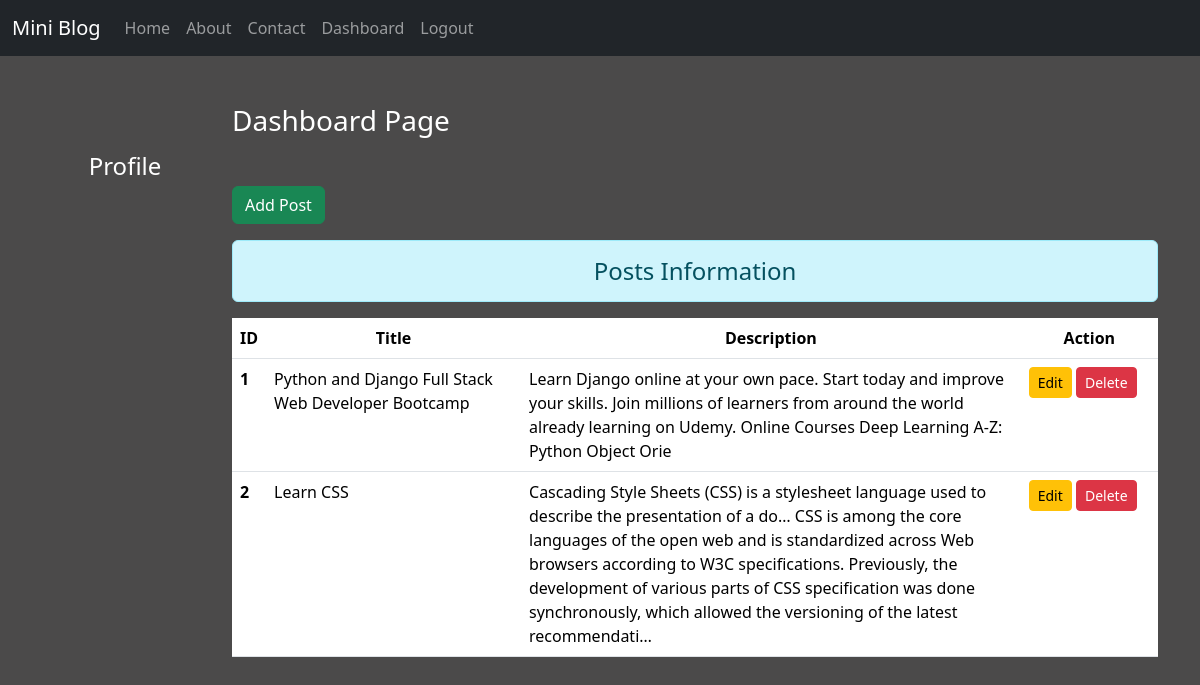
The page /dashboard/ (signed in) on the database its author committed.
### blog/models.py (models this page shows)
class Post(models.Model):
    title=models.CharField(max_length=200)
    desc=models.TextField()

### blog/views.py (the view)
# urls.py: path('dashboard/', views.dashboard, name="dashboard"),
def dashboard(request):
    if request.user.is_authenticated:
        posts=Post.objects.all()
        user = request.user
        full_name=user.get_full_name()
        gps=user.groups.all()
        return render(request, 'blog/dashboard.html',{'posts':posts,'full_name':full_name,'groups':gps})
    else:
        return HttpResponseRedirect('/login/')

### blog/templates/blog/dashboard.html (shortened to what this page needs)
{% extends "blog/base.html" %}
{% load static %}
    {% block  side %}
    <div class="col-sm-2 text-white my-5 text-center">
      <h4 class="my-5">Profile</h4>
    </div>
    {% endblock%}
{% block  content %}
    <div class="col-sm-10">
      <h3 class="text-white my-5">Dashboard Page</h3>
    <a  href="{% url 'addpost' %}" class="btn btn-success ">Add Post</a>
    <h4 class="text-center alert alert-info mt-3">Posts Information</h4>
    {% if posts %}
    <table class="table table-hover bg-white">
      <thead>
        <tr class="text-center">
          <th scope="col" style="width:2%;">ID</th>
          <th scope="col" style="width:28%;">Title</th>
          <th scope="col" style="width:55%;">Description</th>
          <th scope="col" style="width:15%;">Action</th>
        </tr>
      </thead>
      <tbody>
        {% for post in posts  %}
        <tr>
          <th scope="row">{{post.id}}</th>
          <td>{{post.title}}</td>
          <td>{{post.desc}}</td>
          <td>
            <a  href="{% url 'updatepost' post.id %}" class="btn btn-warning btn-sm">Edit</a>
            {% if perms.blog.delete_post %}
            <form action="{% url 'deletepost' post.id %}" method="post" class="d-inline">
              <input type="submit" class="btn btn-danger btn-sm" value="Delete">
            </form>
            {% endif %}
          </td>
        </tr>
        {% endfor %}
      </tbody>
    </table>
    {% else %}
    <h1 class="text-center alert warning"> No record found</h1>
    {% endif %}
      </div>
</div>
{% endblock %}

### blog/templates/blog/base.html (shortened to what this page needs)
<!DOCTYPE html>
{% load static %}
<html lang="en">
<head>
    <link rel="stylesheet" href="{% static 'blog/css/bootstrap.css'%}">
    <link rel="stylesheet" href="{% static 'blog/css/style.css'%}">
</head>
<body>
    <div class="container-fluid bg-dark">
        {% include 'blog/navbar.html'%}
    </div>
    <div class="container">
        <div class="row">
            {% block  side %}
            {% endblock%}
            {% block  content %}
            {% endblock %}
        </div>
</body>
</html>

### blog/templates/blog/navbar.html (shortened to what this page needs)
<nav class="navbar navbar-expand-lg navbar-dark bg-dark">
    <a class="navbar-brand" href="/">Mini Blog</a>
    <div class="collapse navbar-collapse" id="navbarNav">
      <ul class="navbar-nav">
        <li class="nav-item active">
          <a class="nav-link" href="/">Home </a>
        </li>
        <li class="nav-item">
          <a class="nav-link " href="{% url 'about'%}">About</a>
        </li>
        <li class="nav-item">
          <a class="nav-link" href="{% url 'contact'%}">Contact</a>
        </li>
        {% if request.user.is_authenticated %}
        <li class="nav-item">
            <a class="nav-link" href="{% url 'dashboard'%}">Dashboard</a>
          </li>
          <li class="nav-item">
            <a class="nav-link" href="{% url 'logout'%}">Logout</a>
          </li>
          {% endif %}
      </ul>
    </div>
  </nav>

### static/blog/css/style.css (style rules this page uses)
body { background-color: rgb(75, 74, 74); color: white; }

### rows shown on the page
Post: id "1", title "Python and Django Full Stack Web Developer Bootcamp", desc "Learn Django online at your own pace. Start today and improve your skills. Join millions of learners from around the world already learning on Udemy. Online Courses Deep Learning A-Z: Python Object Orie"
Post: id "2", title "Learn CSS", desc "Cascading Style Sheets (CSS) is a stylesheet language used to describe the presentation of a do… CSS is among the core languages of the open web and is standardized across Web browsers according to W3C specifications. Previously, the development of various parts of CSS specification was done synchronously, which allowed the versioning of the latest recommendati…"
